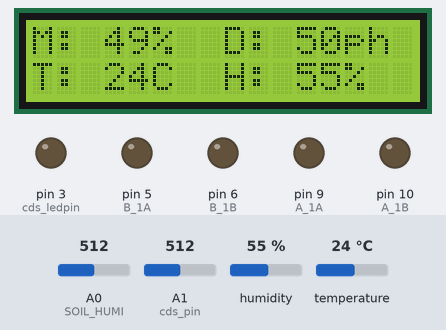
Recording of a sketch running on a simulated Arduino Uno, built with avr-gcc and run on an emulated ATmega328P. On the bench: 16×2 character LCD, output pins drawn as LEDs (lit = HIGH). The test bench sets the inputs (shaded band); at power-on: A0 (SOIL_HUMI) = 512, humidity 55 %, A1 (cds_pin) = 512, temperature 24 °C. What the sketch prints to the serial monitor is not drawn.

Above: at 5.2 s.
5.3 s: A0 (SOIL_HUMI) set to 600
At 8.7 s:
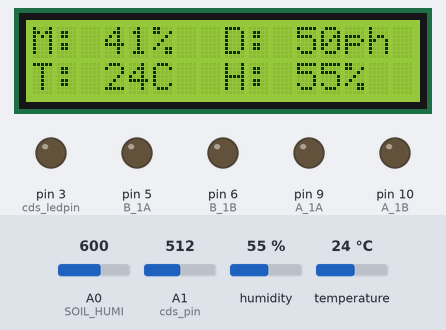
9.2 s: A0 (SOIL_HUMI) set to 631
At 12.5 s:
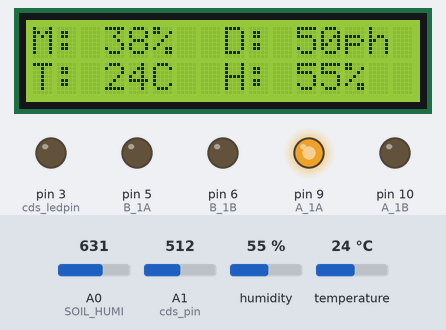
16.9 s: humidity set to 22 %
At 20.6 s:
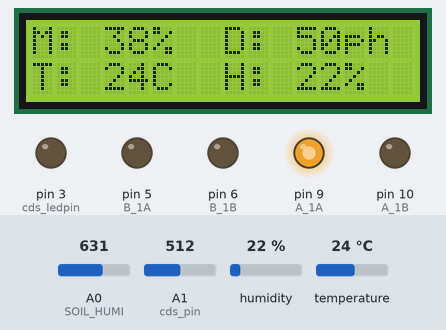
21.0 s: A1 (cds_pin) set to 716
At 28.4 s:
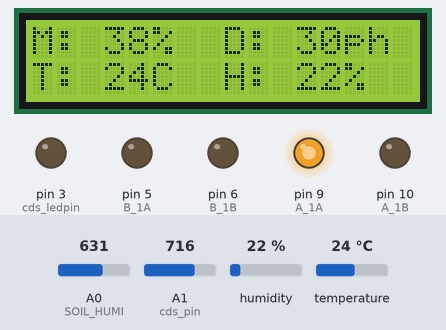
28.7 s: temperature set to 12 °C
At 36.2 s:
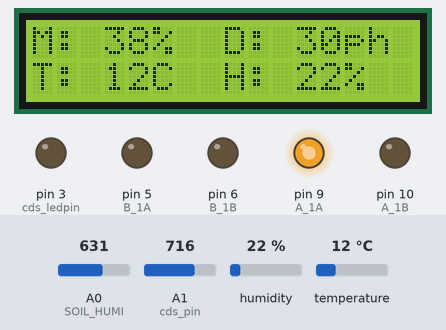
36.4 s: A1 (cds_pin) set to 992
At 44.8 s:
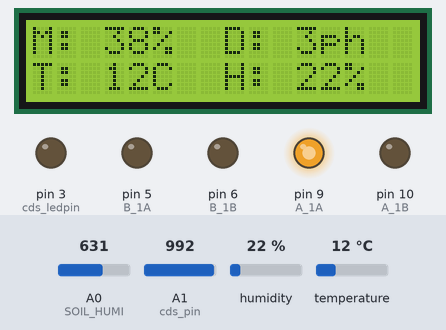
Timing chart, 0 to 45.1 s (numbered marks = the images above; inputs shaded):
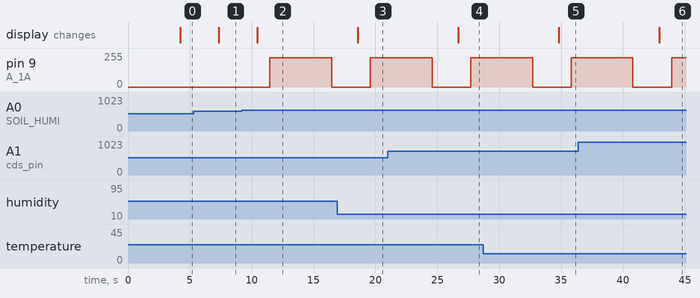

Measured:
- the behaviour switches between 613 and 614 on A0 (SOIL_HUMI) (found by bisection; images 1 and 2)
- after the input at 5.3 s, the display: changes after 2.0 s (image 1)
- after the input at 9.2 s, pin 9 (A_1A): 0/255 → 220/255 after 2.3 s, → 0/255 5.0 s later; the display: changes after 1.3 s (image 2)
- after the input at 16.9 s, the display: changes after 1.7 s (image 3)
- after the input at 21.0 s, the display: changes after 5.7 s (image 4)
- after the input at 28.7 s, the display: changes after 6.1 s (image 5)
- after the input at 36.4 s, the display: changes after 6.5 s (image 6)

The sketch:

p1.ino
```cpp
#include <Wire.h>
#include <LiquidCrystal_I2C.h>
#include <DHT.h>
#define DHTPIN 4
#define DHTTYPE DHT11
#define A_1A 9
#define A_1B 10
#define B_1A 5
#define B_1B 6
#define SOIL_HUMI A0

LiquidCrystal_I2C lcd(0x27, 16, 2);
DHT dht(DHTPIN, DHTTYPE);

int cds_pin = A1;
int cds_ledpin=3;
int soil, psoil;
int val, ledval, pledval;

void setup() {
 lcd.init();
 lcd.clear();
 lcd.backlight();
 lcd.setCursor(0,0);
 lcd.print("SmartFarm");
 lcd.setCursor (0,1);
 lcd.print("   - smu arduino-  ");
 Serial.begin(9600);
 Serial.println("스마트팜 START!");
 delay(4000);
 dht.begin();

 pinMode(A_1A, OUTPUT);
 pinMode(A_1B, OUTPUT);
 digitalWrite(A_1A, LOW);
 digitalWrite(A_1B, LOW);
 pinMode(B_1A, OUTPUT);
 pinMode(B_1B, OUTPUT);
 digitalWrite(B_1A, LOW);
 digitalWrite(B_1B, LOW);
 pinMode(cds_ledpin, OUTPUT);
}
void loop() {
 float h = dht.readHumidity();
 float t = dht.readTemperature();
 if (isnan(h) || isnan(t)){
  Serial.println("DHT센서 값 읽기 실패!");
  return;
  }
 soil = analogRead(SOIL_HUMI);
 psoil = map(soil, 1023, 0, 0, 100);
 val = analogRead(cds_pin);
 ledval = map(val,0, 1023, 250, 0);
 pledval = ledval*0.4;
 lcd.init();
 lcd.clear();
 lcd.backlight();
 lcd.display();
 lcd.setCursor(0,0);
 lcd.print("M: ");
 lcd.print(psoil);
 lcd.print("%");
 lcd.setCursor(8,0);
 lcd.print("D: ");
 lcd.print(pledval);
 lcd.print("ph");
 lcd.setCursor(0,1);
 lcd.print("T: ");
 lcd.print(t,0);
 lcd.print("C");
 lcd.setCursor(8,1);
 lcd.print("H: ");
 lcd.print(h,0);
 lcd.print("%");
 Serial.print("수분량: ");
 Serial.print(psoil);
 Serial.print("  조도: ");
 Serial.print(pledval);
 Serial.print("  온도: ");
  Serial.print(t);
  Serial.print("  습도: ");
  Serial.print(h);
  Serial.println();
  delay(1000);

if(psoil < 40) { // 토양수분값
 analogWrite(A_1A, 220);
 digitalWrite(A_1B, LOW);
 delay(5000);
 digitalWrite(A_1A, LOW);
 digitalWrite(A_1B, LOW);
 digitalWrite(B_1A, LOW);
 digitalWrite(B_1B, LOW);
 }
 else{
 digitalWrite(A_1A, LOW);
 digitalWrite(A_1B, LOW);
}
 delay(1000);

if(t >= 30 || h >= 65) { //온도 습도 값
delay(5000);
 analogWrite(B_1A, 220);
 digitalWrite(B_1B, LOW);
 delay(5000);
 digitalWrite(B_1A, LOW);
 digitalWrite(B_1B, LOW);
 digitalWrite(A_1A, LOW);
 digitalWrite(A_1B, LOW);
}
else{
 digitalWrite(B_1A, LOW);
 digitalWrite(B_1B, LOW);
}
 delay(1000);

 if (pledval >50) { // 조도센서값
  analogWrite(cds_ledpin, ledval);
 }
  else{
  analogWrite(cds_ledpin, LOW);
 }
}
```
